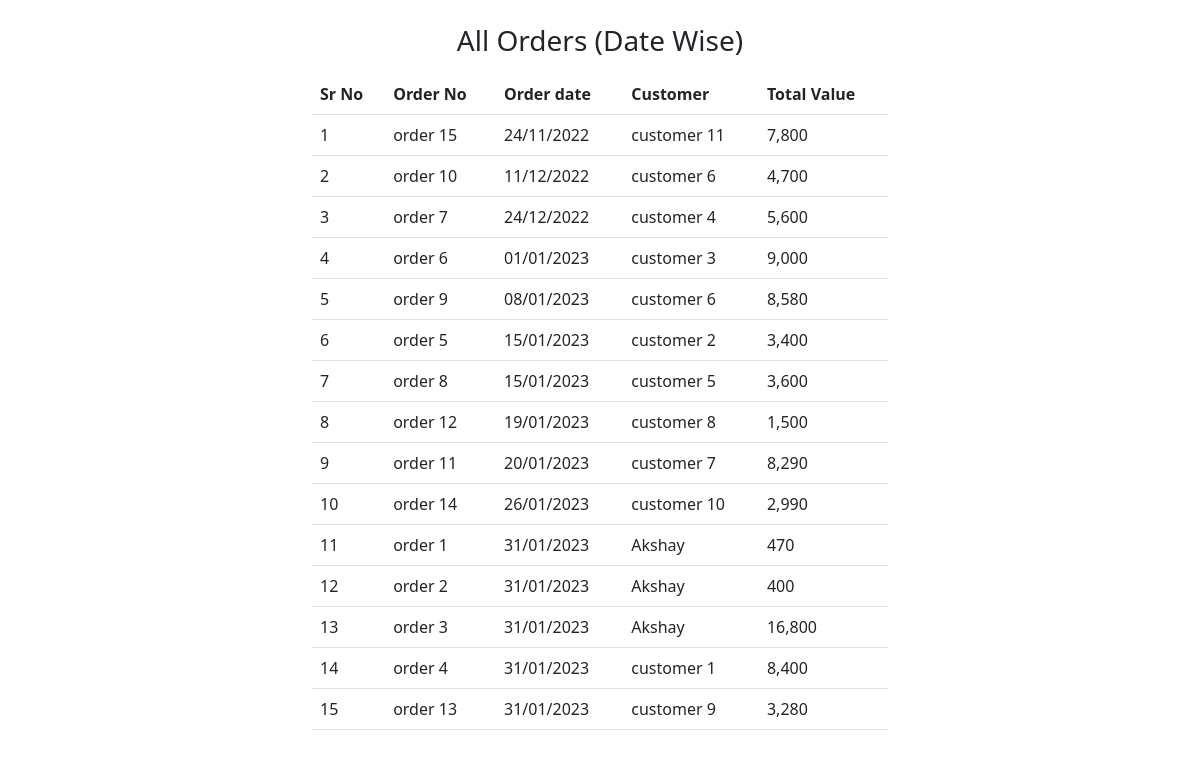
Screenshot of /get_order with the database file from the repository.
### tables this page shows
CREATE TABLE orders (
	id integer PRIMARY KEY AUTOINCREMENT,
	customer_id integer not null,
   	order_no varchar(100) NOT NULL,
   	order_date datetime default current_timestamp,
	active boolean DEFAULT true
);

### main.py (the view)
@app.route("/get_order", methods=["GET"])
def get_order():
    db = get_db()
    orderItem_cursor = db.execute("SELECT printf('%,d', sum(value)) as total_value, oi.order_id , o.order_no, STRFTIME('%d/%m/%Y', o.order_date)  as order_date, c.name  FROM orders_items oi join orders o on o.id = oi.order_id join customers c on c.id = o.customer_id group by oi.order_id ORDER BY o.order_date;")
    orderItem = orderItem_cursor.fetchall()
    orders = [dict(i) for i in orderItem]
    return render_template("showOrder.html", orders = orders)

### db.py (called while the page is built)
def connect_to_db():
    db = g.db = sqlite3.connect(r"C:\Users\Mishita Madnani\Akshay\Flask Project\testDB.db")
    db.row_factory = sqlite3.Row
    return db

def get_db():
    if not hasattr(g, "testDB"):
        g.testDB = connect_to_db()
    return g.testDB

### templates/showOrder.html (shortened to what this page needs)
{% extends "base.html" %}
{% block main %}
<div class="container w-50">
    <H3 class="text-center mt-4">All Orders (Date Wise)</H3>
    <table class="table mb-5 mt-3">
        <thead>
            <tr>
                <th>Sr No</th>
                <th>Order No</th>
                <th>Order date</th>
                <th>Customer</th>
                <th>Total Value</th>
            </tr>
        </thead>
        <tbody>
            {% for i in orders %}
            <tr>
                <td>
                    {{loop.index}}
                </td>
                <td>
                    {{i["order_no"]}}
                </td>
                <td>
                    {{i["order_date"]}}
                </td>
                <td>
                    {{i["name"]}}
                </td>
                <td>
                    {{i["total_value"]}}
                </td>
            </tr>
            {% endfor %}
        </tbody>
    </table>
</div>
{% endblock %}

### templates/base.html (shortened to what this page needs)
<!doctype html>
<html lang="en">
  <head>
    <link href="https://cdn.jsdelivr.net/npm/bootstrap@5.3.0-alpha1/dist/css/bootstrap.min.css" rel="stylesheet">
  </head>
  <body>
    {% block main %}
    {% endblock %}
  </body>
</html>

### rows the page displays
orders: order_no "order 15", order_date "24/11/2022", name "customer 11", total_value "7,800"
orders: order_no "order 10", order_date "11/12/2022", name "customer 6", total_value "4,700"
orders: order_no "order 7", order_date "24/12/2022", name "customer 4", total_value "5,600"
orders: order_no "order 6", order_date "01/01/2023", name "customer 3", total_value "9,000"
orders: order_no "order 9", order_date "08/01/2023", name "customer 6", total_value "8,580"
orders: order_no "order 5", order_date "15/01/2023", name "customer 2", total_value "3,400"
orders: order_no "order 8", order_date "15/01/2023", name "customer 5", total_value "3,600"
orders: order_no "order 12", order_date "19/01/2023", name "customer 8", total_value "1,500"
orders: order_no "order 11", order_date "20/01/2023", name "customer 7", total_value "8,290"
orders: order_no "order 14", order_date "26/01/2023", name "customer 10", total_value "2,990"
orders: order_no "order 1", order_date "31/01/2023", name "Akshay", total_value "470"
orders: order_no "order 2", order_date "31/01/2023", name "Akshay", total_value "400"
orders: order_no "order 3", order_date "31/01/2023", name "Akshay", total_value "16,800"
orders: order_no "order 4", order_date "31/01/2023", name "customer 1", total_value "8,400"
orders: order_no "order 13", order_date "31/01/2023", name "customer 9", total_value "3,280"
